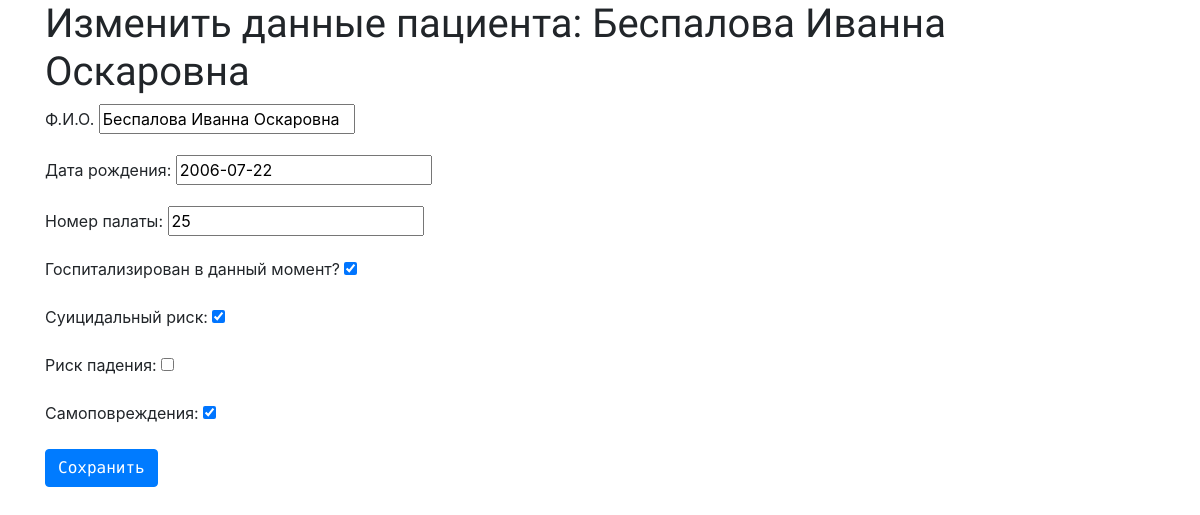
The app's page /patients/update_patient/57 (signed in) with its own data.
### patient_info/models.py (models this page shows, shortened)
class Patient(models.Model):
    fullname = models.CharField(max_length=100, unique=True, verbose_name='Ф.И.О.')
    dob = models.DateField(verbose_name='Дата рождения')
    room = models.SmallIntegerField(blank=True, null=True, verbose_name='Номер палаты')
    is_active = models.BooleanField(default=False, verbose_name='Госпитализирован в данный момент?')
    hided = models.BooleanField(default=False)
    srisk = models.BooleanField(default=False, verbose_name='Суицидальный риск')
    self_harm = models.BooleanField(default=False, verbose_name='Самоповреждения')
    drisk = models.BooleanField(default=False, verbose_name='Риск падения')

### patient_info/views.py (the view, shortened to what this page needs)
# urls.py: path("update_patient/<int:pk>", PatientUpdateView.as_view(), name="PatientUpdate"),
class PatientUpdateView(LoginRequiredMixin, UpdateView):
    model=Patient
    context_object_name = "patient"
    fields = ["fullname", "dob", "room", "is_active", "srisk", "drisk", "self_harm"]
    template_name = "patient_info/update_patient.html"

### patient_info/templates/patient_info/update_patient.html (shortened to what this page needs)
{%extends 'base.html' %}
{% load static %}
{% block main_content %}
    <h1>Изменить данные пациента: {{patient.fullname}}</h1>
    <form method="post">{% csrf_token %}
        {{ form.as_p }}
        <input type="submit" value="Сохранить" class="btn btn-primary">
    </form>
{% endblock %}

### static/css/styles.css (style rules this page uses)
h1, h2 { font-family: 'PT Sans Narrow', sans-serif; }
.btn { font-family: 'Source Code Pro', monospace; }

### records on screen
Patient: fullname "Беспалова Иванна Оскаровна", dob "2006-07-22", room "25", is_active "☑", srisk "☑", self_harm "☑"
